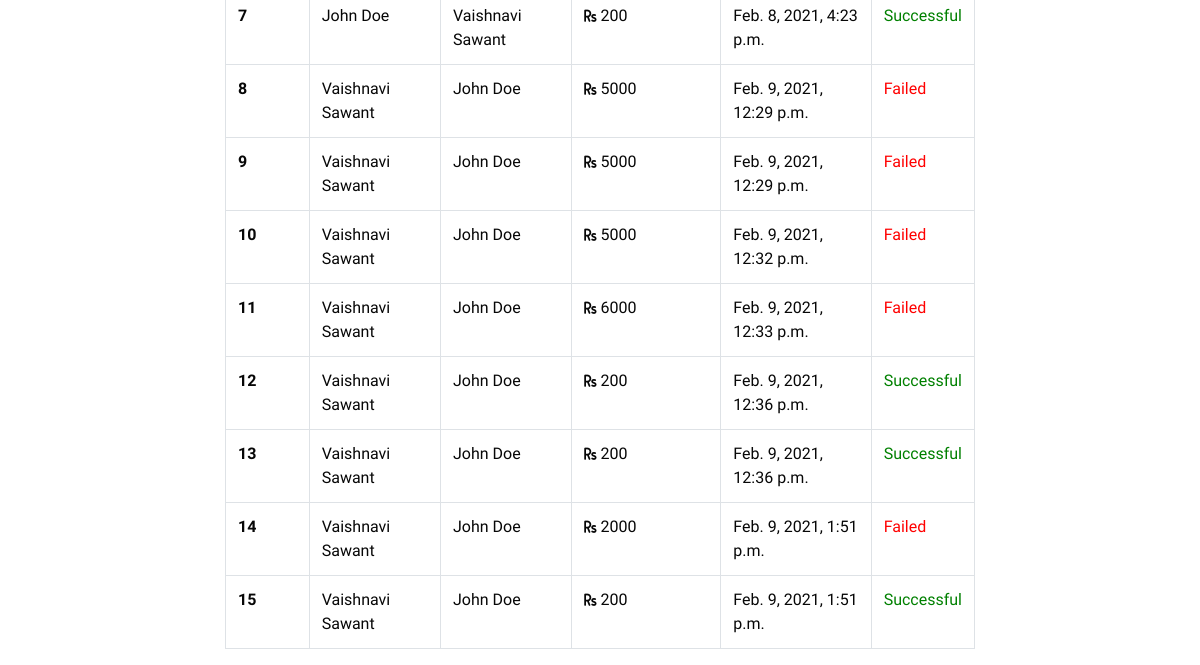
Page /history/ (lower part) on the earlier database version.
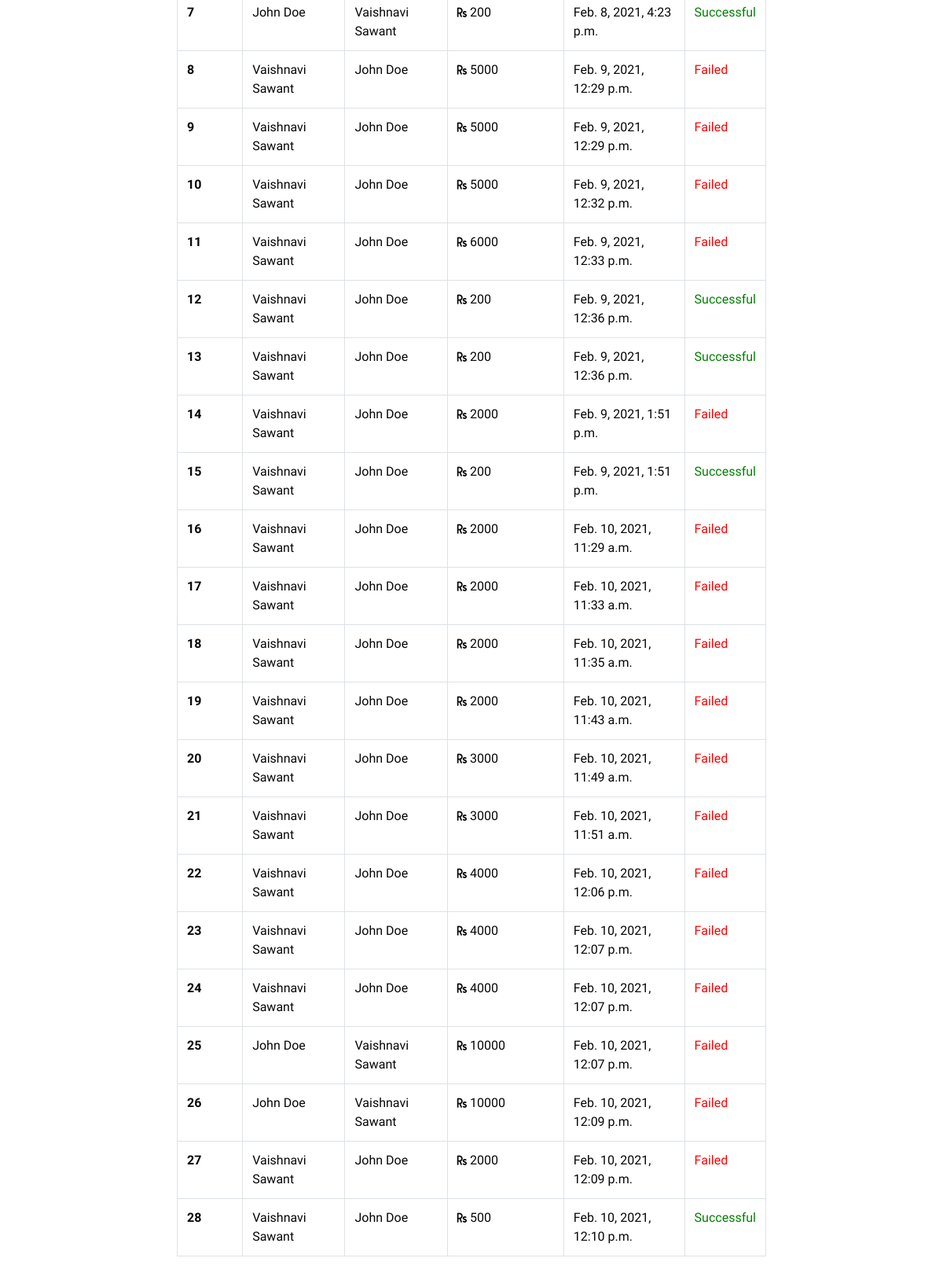
Same page on the later database version.
### BS_APP/models.py (models this page shows)
class Transaction(models.Model):
    sender = models.ForeignKey(to=User, on_delete=models.CASCADE, null=True, related_name='sender_name')
    recipient = models.ForeignKey(to=User, on_delete=models.CASCADE, null=True, related_name='receiver_name')
    amount = models.IntegerField(null=True, blank=True)
    status = models.CharField(max_length=200,null=True, blank=True)
    created_at = models.DateTimeField(default=timezone.now)

class User(AbstractBaseUser, PermissionsMixin):
    full_name = models.CharField(max_length=255, null=True, blank=True)
    email = models.EmailField(_('email address'), unique=True)
    is_active = models.BooleanField(default=True)
    date_joined = models.DateTimeField(default=timezone.now)
    is_staff = models.BooleanField(default=False)
    current_balance = models.IntegerField( null=True, blank=True)
    USERNAME_FIELD = 'email'
    REQUIRED_FIELDS = []
    objects = CustomUserManager()
    def __str__(self):
        return self.full_name

### BS_APP/views.py (the view)
# urls.py: path('history/',history)
def history(request):
    transactions = Transaction.objects.all()
    return render(request, 'history.html', {"transactions":transactions})

### BS_APP/templates/history.html (shortened to what this page needs)
{% extends 'base.html' %}{% load static %} {% block body %}
<div class="table-responsive container table-hover mt-5">
  <table class="table table-bordered">
    <tbody>
      {% for t in transactions %}
      <tr>
        <th scope="row">{{ forloop.counter }}</th>
        <td>{{ t.sender }}</td>
        <td>{{ t.recipient }}</td>
        <td><i class="fas fa-rupee-sign rupee"></i> {{ t.amount }}</td>
        <td>{{ t.created_at }}</td>
        {% if t.status == "Successful" %}
        <td style="color: green">{{ t.status }}</td>
        {% else %}
        <td style="color: red">{{ t.status }}</td>
        {% endif %}
      </tr>
      {% endfor %}
    </tbody>
  </table>
</div>
{% endblock %}

Differences in the rows shown:
added Transaction: sender "Vaishnavi Sawant", recipient "John Doe", amount "2000", created_at "Feb. 10, 2021, 11:29 a.m.", status "Failed"
added Transaction: sender "Vaishnavi Sawant", recipient "John Doe", amount "2000", created_at "Feb. 10, 2021, 11:33 a.m.", status "Failed"
added Transaction: sender "Vaishnavi Sawant", recipient "John Doe", amount "2000", created_at "Feb. 10, 2021, 11:35 a.m.", status "Failed"
added Transaction: sender "Vaishnavi Sawant", recipient "John Doe", amount "2000", created_at "Feb. 10, 2021, 11:43 a.m.", status "Failed"
added Transaction: sender "Vaishnavi Sawant", recipient "John Doe", amount "3000", created_at "Feb. 10, 2021, 11:49 a.m.", status "Failed"
added Transaction: sender "Vaishnavi Sawant", recipient "John Doe", amount "3000", created_at "Feb. 10, 2021, 11:51 a.m.", status "Failed"
added Transaction: sender "Vaishnavi Sawant", recipient "John Doe", amount "4000", created_at "Feb. 10, 2021, 12:06 p.m.", status "Failed"
added Transaction: sender "Vaishnavi Sawant", recipient "John Doe", amount "4000", created_at "Feb. 10, 2021, 12:07 p.m.", status "Failed"
added Transaction: sender "Vaishnavi Sawant", recipient "John Doe", amount "4000", created_at "Feb. 10, 2021, 12:07 p.m.", status "Failed"
added Transaction: sender "John Doe", recipient "Vaishnavi Sawant", amount "10000", created_at "Feb. 10, 2021, 12:07 p.m.", status "Failed"
added Transaction: sender "John Doe", recipient "Vaishnavi Sawant", amount "10000", created_at "Feb. 10, 2021, 12:09 p.m.", status "Failed"
added Transaction: sender "Vaishnavi Sawant", recipient "John Doe", amount "2000", created_at "Feb. 10, 2021, 12:09 p.m.", status "Failed"
added Transaction: sender "Vaishnavi Sawant", recipient "John Doe", amount "500", created_at "Feb. 10, 2021, 12:10 p.m.", status "Successful"
